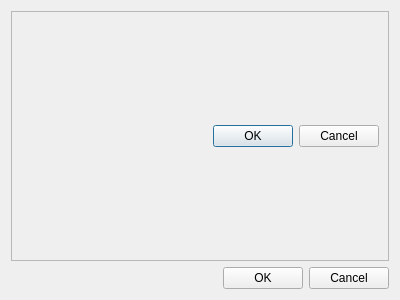
<?xml version="1.0" encoding="UTF-8"?>
<ui version="4.0">
 <class>TagSelectDialog</class>
 <widget class="QDialog" name="TagSelectDialog">
  <property name="geometry">
   <rect>
    <x>0</x>
    <y>0</y>
    <width>400</width>
    <height>300</height>
   </rect>
  </property>
  <property name="windowTitle">
   <string>Dialog</string>
  </property>
  <layout class="QVBoxLayout" name="verticalLayout_2">
   <item>
    <widget class="QScrollArea" name="scrollArea_Tags">
     <property name="widgetResizable">
      <bool>true</bool>
     </property>
     <widget class="QWidget" name="scrollAreaWidgetContents">
      <property name="geometry">
       <rect>
        <x>0</x>
        <y>0</y>
        <width>380</width>
        <height>247</height>
       </rect>
      </property>
      <layout class="QVBoxLayout" name="verticalLayout">
       <item>
        <widget class="QDialogButtonBox" name="buttonBox_Tags">
         <property name="standardButtons">
          <set>QDialogButtonBox::Cancel|QDialogButtonBox::Ok</set>
         </property>
        </widget>
       </item>
      </layout>
     </widget>
    </widget>
   </item>
   <item>
    <layout class="QHBoxLayout" name="horizontalLayout">
     <item>
      <spacer name="horizontalSpacer">
       <property name="orientation">
        <enum>Qt::Horizontal</enum>
       </property>
       <property name="sizeHint" stdset="0">
        <size>
         <width>40</width>
         <height>20</height>
        </size>
       </property>
      </spacer>
     </item>
     <item>
      <widget class="QDialogButtonBox" name="buttonBox">
       <property name="orientation">
        <enum>Qt::Horizontal</enum>
       </property>
       <property name="standardButtons">
        <set>QDialogButtonBox::Cancel|QDialogButtonBox::Ok</set>
       </property>
      </widget>
     </item>
    </layout>
   </item>
  </layout>
 </widget>
 <resources/>
 <connections>
  <connection>
   <sender>buttonBox</sender>
   <signal>accepted()</signal>
   <receiver>TagSelectDialog</receiver>
   <slot>accept()</slot>
   <hints>
    <hint type="sourcelabel">
     <x>248</x>
     <y>254</y>
    </hint>
    <hint type="destinationlabel">
     <x>157</x>
     <y>274</y>
    </hint>
   </hints>
  </connection>
  <connection>
   <sender>buttonBox</sender>
   <signal>rejected()</signal>
   <receiver>TagSelectDialog</receiver>
   <slot>reject()</slot>
   <hints>
    <hint type="sourcelabel">
     <x>316</x>
     <y>260</y>
    </hint>
    <hint type="destinationlabel">
     <x>286</x>
     <y>274</y>
    </hint>
   </hints>
  </connection>
 </connections>
</ui>
